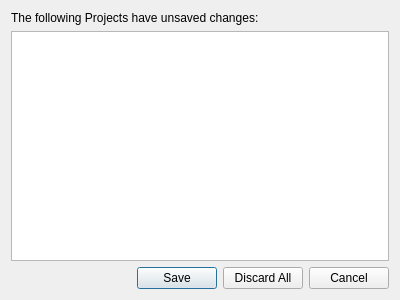
<?xml version="1.0" encoding="UTF-8"?>
<ui version="4.0">
 <class>ProjectSaveReminderDialog</class>
 <widget class="QDialog" name="ProjectSaveReminderDialog">
  <property name="geometry">
   <rect>
    <x>0</x>
    <y>0</y>
    <width>400</width>
    <height>300</height>
   </rect>
  </property>
  <property name="windowTitle">
   <string>Dialog</string>
  </property>
  <layout class="QVBoxLayout" name="verticalLayout">
   <item>
    <widget class="QLabel" name="unsavedProjectListLabel">
     <property name="text">
      <string>The following Projects have unsaved changes:</string>
     </property>
    </widget>
   </item>
   <item>
    <widget class="QListWidget" name="unsavedProjectList">
     <property name="alternatingRowColors">
      <bool>true</bool>
     </property>
     <property name="selectionMode">
      <enum>QAbstractItemView::ContiguousSelection</enum>
     </property>
     <property name="sortingEnabled">
      <bool>true</bool>
     </property>
    </widget>
   </item>
   <item>
    <layout class="QHBoxLayout" name="horizontalLayout">
     <item>
      <spacer name="horizontalSpacer">
       <property name="orientation">
        <enum>Qt::Horizontal</enum>
       </property>
       <property name="sizeHint" stdset="0">
        <size>
         <width>40</width>
         <height>20</height>
        </size>
       </property>
      </spacer>
     </item>
     <item>
      <widget class="QPushButton" name="pushButtonSave">
       <property name="text">
        <string>Save</string>
       </property>
      </widget>
     </item>
     <item>
      <widget class="QPushButton" name="pushButtonDiscard">
       <property name="text">
        <string>Discard All</string>
       </property>
      </widget>
     </item>
     <item>
      <widget class="QPushButton" name="pushButtonCancel">
       <property name="text">
        <string>Cancel</string>
       </property>
      </widget>
     </item>
    </layout>
   </item>
  </layout>
 </widget>
 <resources/>
 <connections>
  <connection>
   <sender>pushButtonSave</sender>
   <signal>released()</signal>
   <receiver>ProjectSaveReminderDialog</receiver>
   <slot>accept()</slot>
   <hints>
    <hint type="sourcelabel">
     <x>177</x>
     <y>278</y>
    </hint>
    <hint type="destinationlabel">
     <x>199</x>
     <y>149</y>
    </hint>
   </hints>
  </connection>
  <connection>
   <sender>pushButtonCancel</sender>
   <signal>released()</signal>
   <receiver>ProjectSaveReminderDialog</receiver>
   <slot>reject()</slot>
   <hints>
    <hint type="sourcelabel">
     <x>349</x>
     <y>278</y>
    </hint>
    <hint type="destinationlabel">
     <x>199</x>
     <y>149</y>
    </hint>
   </hints>
  </connection>
  <connection>
   <sender>pushButtonDiscard</sender>
   <signal>clicked()</signal>
   <receiver>ProjectSaveReminderDialog</receiver>
   <slot>accept()</slot>
   <hints>
    <hint type="sourcelabel">
     <x>263</x>
     <y>278</y>
    </hint>
    <hint type="destinationlabel">
     <x>199</x>
     <y>149</y>
    </hint>
   </hints>
  </connection>
  <connection>
   <sender>pushButtonDiscard</sender>
   <signal>clicked()</signal>
   <receiver>unsavedProjectList</receiver>
   <slot>clearSelection()</slot>
   <hints>
    <hint type="sourcelabel">
     <x>263</x>
     <y>278</y>
    </hint>
    <hint type="destinationlabel">
     <x>199</x>
     <y>144</y>
    </hint>
   </hints>
  </connection>
  <connection>
   <sender>unsavedProjectList</sender>
   <signal>itemSelectionChanged()</signal>
   <receiver>ProjectSaveReminderDialog</receiver>
   <slot>listSelectionChanged()</slot>
   <hints>
    <hint type="sourcelabel">
     <x>199</x>
     <y>144</y>
    </hint>
    <hint type="destinationlabel">
     <x>199</x>
     <y>149</y>
    </hint>
   </hints>
  </connection>
 </connections>
 <slots>
  <slot>listSelectionChanged()</slot>
  <slot>slot2()</slot>
 </slots>
</ui>
